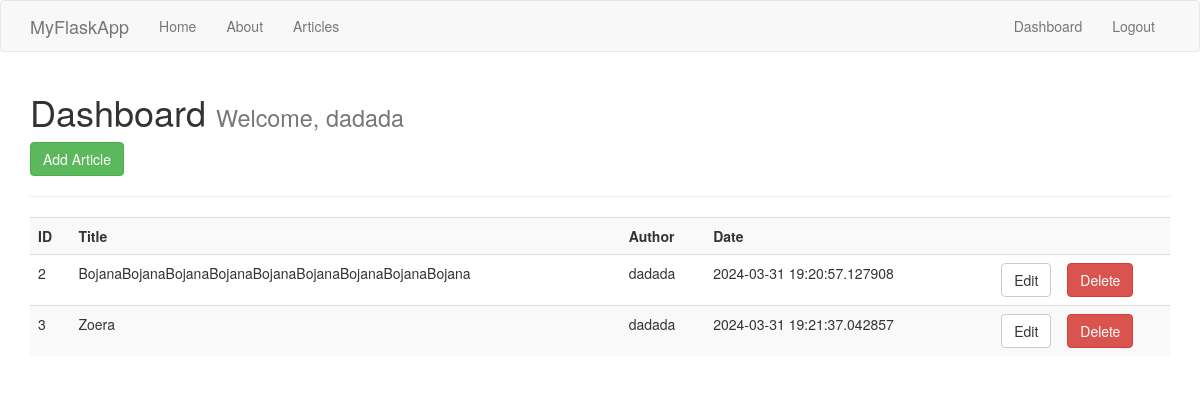
The page /dashboard (signed in) on the database its author committed.
### app.py (models this page shows, shortened)
class Article(db.Model):
    __tablename__ = 'article'  # Explicitly specify the table name
    id = db.Column(db.Integer, primary_key=True)
    title = db.Column(db.String(255))
    body = db.Column(db.Text)
    author = db.Column(db.String(255))
    create_date = db.Column(db.DateTime, default=datetime.utcnow)

### app.py (the view)
@app.route('/dashboard')
@is_logged_in
def dashboard():
    articles = Article.query.filter_by(author=session['username']).all()
    if len(articles) > 0:  # Check if articles list is not empty
        return render_template('dashboard.html', articles=articles)
    else:
        msg = "No Articles Found"
        return render_template('dashboard.html', msg=msg)

### app.py (called while the page is built)
def is_logged_in(f):
    @wraps(f)
    def wrap(*args, **kwargs):
        if 'logged_in' in session:
            return f(*args, **kwargs)
        else:
            flash("Unauthorized, Please login", "danger")
            return redirect(url_for("login"))
    return wrap

### templates/dashboard.html (shortened to what this page needs)
{% extends 'layout.html' %}
{% block body %}
  <h1>Dashboard <small> Welcome, {{session.username}}</small></h1>
  <a class="btn btn-success" href="/add_article"> Add Article</a>
  <hr>
  <table class="table table-striped">
    <tr>
      <th>ID</th>
      <th>Title</th>
      <th>Author</th>
      <th>Date</th>
      <th></th>
      <th></th>
    </tr>
    {% for article in articles %}
      <tr>
        <td>{{article.id}}</td>
        <td>{{article.title}}</td>
        <td>{{article.author}}</td>
        <td>{{article.create_date}}</td>
        <td><a href="edit_article/{{article.id}}" class="btn btn-default pull-right">Edit</a></td>
        <td>
          <form action="{{url_for('delete_article', id=article.id)}}" method="post">
            <input type="submit" value="Delete" class="btn btn-danger">
          </form>
        </td>
      </tr>
    {% endfor %}
  </table>
{% endblock %}

### rows shown on the page
Article: id "2", title "BojanaBojanaBojanaBojanaBojanaBojanaBojanaBojanaBojana", author "dadada", create_date "2024-03-31 19:20:57.127908"
Article: id "3", title "Zoera", author "dadada", create_date "2024-03-31 19:21:37.042857"

### other values the page prints
{{ session.username }} "dadada"
